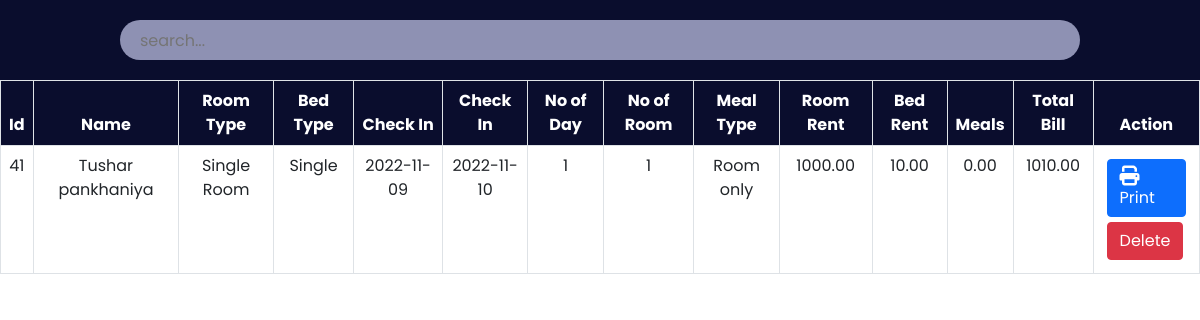
Page /admin/payment.php on the earlier database version.
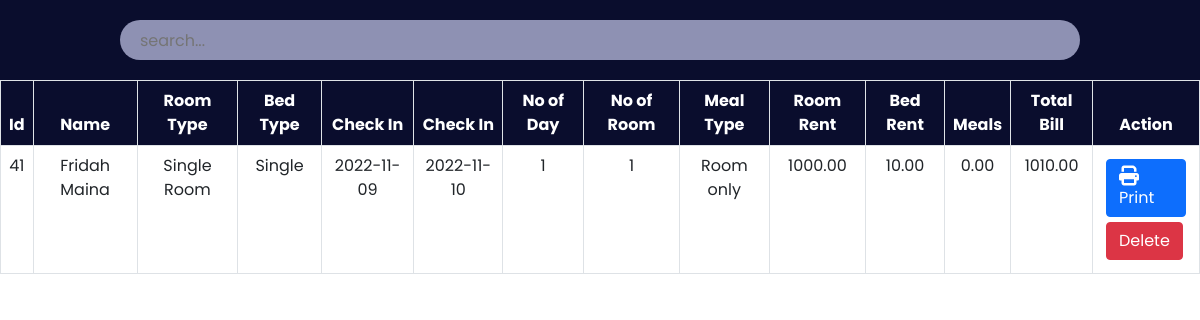
Same page on the later database version.
### tables this page shows
CREATE TABLE `payment` (
  `id` int(30) NOT NULL,
  `Name` varchar(30) NOT NULL,
  `Email` varchar(30) NOT NULL,
  `RoomType` varchar(30) NOT NULL,
  `Bed` varchar(30) NOT NULL,
  `NoofRoom` int(30) NOT NULL,
  `cin` date NOT NULL,
  `cout` date NOT NULL,
  `noofdays` int(30) NOT NULL,
  `roomtotal` double(8,2) NOT NULL,
  `bedtotal` double(8,2) NOT NULL,
  `meal` varchar(30) NOT NULL,
  `mealtotal` double(8,2) NOT NULL,
  `finaltotal` double(8,2) NOT NULL
);

### admin/payment.php (the view, shortened to what this page needs)
<?php
    include '../config.php';
?>
<!DOCTYPE html>
<html lang="en">
<head>
    <link href="https://cdn.jsdelivr.net/npm/bootstrap@5.0.2/dist/css/bootstrap.min.css" rel="stylesheet">
    <link rel="stylesheet" href="https://cdnjs.cloudflare.com/ajax/libs/font-awesome/6.2.0/css/all.min.css"/>
	<link rel="stylesheet" href="css/roombook.css">
</head>
<body>
	<div class="searchsection">
        <input type="text" name="search_bar" id="search_bar" placeholder="search..." onkeyup="searchFun()">
    </div>
    <div class="roombooktable" class="table-responsive-xl">
        <?php
            $paymanttablesql = "SELECT * FROM payment";
            $paymantresult = mysqli_query($conn, $paymanttablesql);
        ?>
        <table class="table table-bordered" id="table-data">
            <thead>
                <tr>
                    <th scope="col">Id</th>
                    <th scope="col">Name</th>
                    <th scope="col">Room Type</th>
                    <th scope="col">Bed Type</th>
                    <th scope="col">Check In</th>
                    <th scope="col">Check In</th>
					<th scope="col">No of Day</th>
                    <th scope="col">No of Room</th>
					<th scope="col">Meal Type</th>
                    <th scope="col">Room Rent</th>
                    <th scope="col">Bed Rent</th>
                    <th scope="col">Meals</th>
					<th scope="col">Total Bill</th>
                    <th scope="col">Action</th>
                </tr>
            </thead>
            <tbody>
            <?php
            while ($res = mysqli_fetch_array($paymantresult)) {
            ?>
                <tr>
                    <td><?php echo $res['id'] ?></td>
                    <td><?php echo $res['Name'] ?></td>
                    <td><?php echo $res['RoomType'] ?></td>
                    <td><?php echo $res['Bed'] ?></td>
					<td><?php echo $res['cin'] ?></td>
                    <td><?php echo $res['cout'] ?></td>
					<td><?php echo $res['noofdays'] ?></td>
                    <td><?php echo $res['NoofRoom'] ?></td>
                    <td><?php echo $res['meal'] ?></td>
                    <td><?php echo $res['roomtotal'] ?></td>
					<td><?php echo $res['bedtotal'] ?></td>
					<td><?php echo $res['mealtotal'] ?></td>
					<td><?php echo $res['finaltotal'] ?></td>
                    <td class="action">
                        <a href="invoiceprint.php?id= <?php echo $res['id']?>"><button class="btn btn-primary"><i class="fa-solid fa-print"></i>Print</button></a>
						<a href="paymantdelete.php?id=<?php echo $res['id']?>"><button class="btn btn-danger">Delete</button></a>
                    </td>
                </tr>
            <?php
            }
            ?>
            </tbody>
        </table>
    </div>
</body>
</html>

Differences in the rows shown:
changed payment "Single Room": Name "Tushar pankhaniya" → "Fridah Maina"
